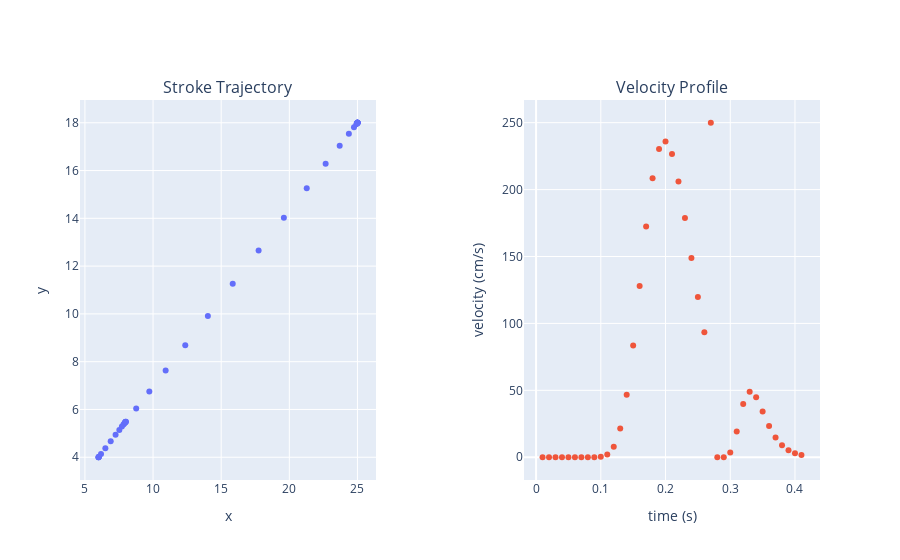

This figure's notebook cell:
### Code cell
points_trace = go.Scatter(x=points[:,0], y=points[:,1], mode="markers")
vel_trace = go.Scatter(x=velocities[1], y=velocities[0], mode="markers")

g = go.FigureWidget(data=[points_trace, vel_trace])


fig = make_subplots(rows = 1, cols = 2, subplot_titles=("Stroke Trajectory", "Velocity Profile"), horizontal_spacing=0.2)
fig.add_trace(
    go.Scatter(x=points[:,0], y=points[:,1], mode="markers"), row=1, col=1,
)
fig.add_trace(
    go.Scatter(x=velocities[1], y=velocities[0], mode="markers"), row=1, col=2
)
fig.update_xaxes(title_text="x", row=1, col=1)
fig.update_yaxes(title_text="y", row=1, col=1)
fig.update_xaxes(title_text="time (s)", row=1, col=2)
fig.update_yaxes(title_text="velocity (cm/s)", row=1, col=2)
fig.update_layout(showlegend=False)

### Figure 1 — Plotly figure (JSON) as saved in the notebook; plotly's stock layout.template omitted (floating-point values rounded to 4 significant figures)
{"data": [{"mode": "markers", "type": "scatter", "x": [25, 25, 25, 25, 25, 25.0, 25.0, 25.0, 25.0, 25.0, 25.0, 24.98, 24.92, 24.74, 24.37, 23.7, 22.67, 21.28, 19.6, 17.75, 15.85, 14.02, 12.36, 10.92, 9.727, 8.763, 8.012, 6, 6.0, 6.001, 6.029, 6.182, 6.5, 6.892, 7.251, 7.525, 7.712, 7.83, 7.902, 7.944, 7.968, 7.982], "xaxis": "x", "y": [18, 18, 18, 18, 18, 18, 18.0, 18.0, 18.0, 18.0, 18.0, 17.99, 17.94, 17.81, 17.54, 17.04, 16.28, 15.26, 14.02, 12.66, 11.26, 9.914, 8.692, 7.632, 6.748, 6.038, 5.484, 4, 4.0, 4.001, 4.022, 4.137, 4.375, 4.669, 4.938, 5.144, 5.284, 5.373, 5.427, 5.458, 5.476, 5.487], "yaxis": "y"}, {"mode": "markers", "type": "scatter", "x": [0.01, 0.02, 0.03, 0.04, 0.05, 0.06, 0.07, 0.08, 0.09, 0.1, 0.11, 0.12, 0.13, 0.14, 0.15, 0.16, 0.17, 0.18, 0.19, 0.2, 0.21, 0.22, 0.23, 0.24, 0.25, 0.26, 0.27, 0.28, 0.29, 0.3, 0.31, 0.32, 0.33, 0.34, 0.35, 0.36, 0.37, 0.38, 0.39, 0.4, 0.41], "xaxis": "x2", "y": [0, 0, 0, 0, 2.622e-10, 2.655e-07, 4.906e-05, 0.002281, 0.04121, 0.3769, 2.076, 7.76, 21.44, 46.61, 83.56, 128.0, 172.3, 208.4, 230.3, 235.9, 226.6, 206.0, 178.7, 148.8, 119.7, 93.38, 249.9, 7.074e-06, 0.09014, 3.535, 19.17, 39.72, 49.0, 44.85, 34.26, 23.37, 14.82, 8.96, 5.256, 3.024, 1.72], "yaxis": "y2"}], "layout": {"annotations": [{"font": {"size": 16}, "showarrow": false, "text": "Stroke Trajectory", "x": 0.2, "xanchor": "center", "xref": "paper", "y": 1, "yanchor": "bottom", "yref": "paper"}, {"font": {"size": 16}, "showarrow": false, "text": "Velocity Profile", "x": 0.8, "xanchor": "center", "xref": "paper", "y": 1, "yanchor": "bottom", "yref": "paper"}], "showlegend": false, "xaxis": {"anchor": "y", "domain": [0, 0.4], "title": {"text": "x"}}, "xaxis2": {"anchor": "y2", "domain": [0.6, 1], "title": {"text": "time (s)"}}, "yaxis": {"anchor": "x", "domain": [0, 1], "title": {"text": "y"}}, "yaxis2": {"anchor": "x2", "domain": [0, 1], "title": {"text": "velocity (cm/s)"}}}}
